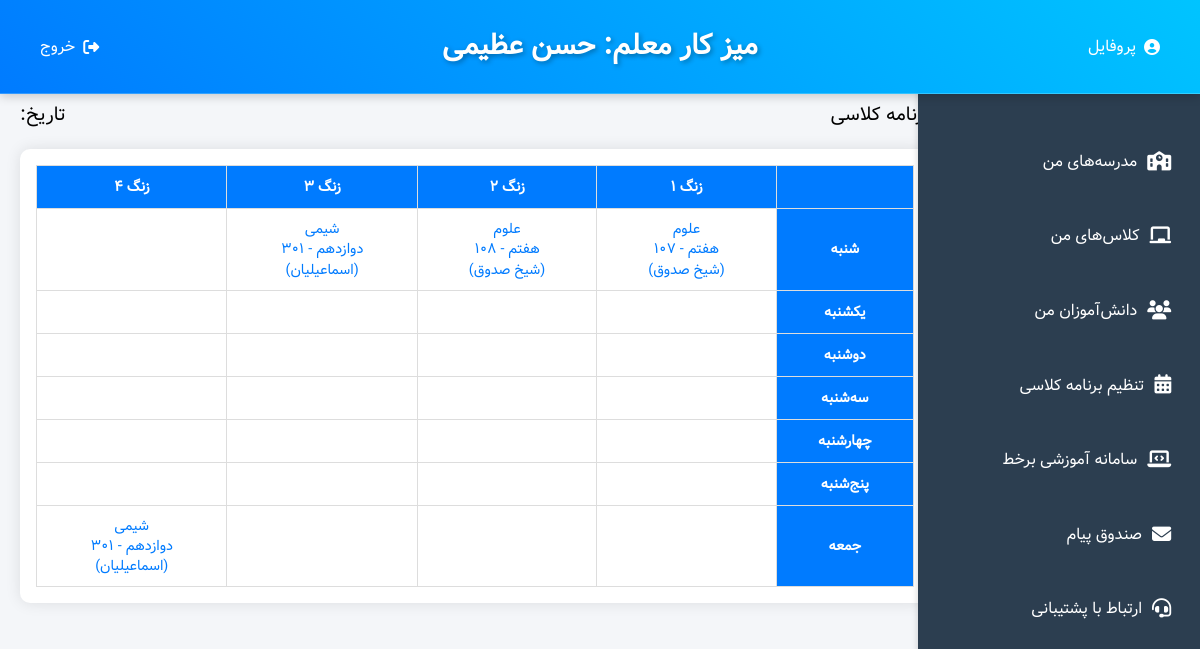
Screenshot of /teacher/dashboard/ (signed in) with the database file from the repository.
### core/models.py (models this page shows, shortened)
class Teacher(models.Model):
    user = models.OneToOneField(User, on_delete=models.CASCADE, related_name='teacher_profile')
    name = models.CharField(max_length=100)
    subject = models.CharField(max_length=100)
    schools = models.ManyToManyField(School, related_name='teachers')

class Class(models.Model):
    name = models.CharField(max_length=100)
    subject = models.CharField(max_length=100)
    grade = models.CharField(max_length=10)
    teacher = models.ForeignKey(Teacher, on_delete=models.CASCADE)
    school = models.ForeignKey(School, on_delete=models.CASCADE)
    students = models.ManyToManyField('Student')

class School(models.Model):
    academic_year = models.ForeignKey(AcademicYear, on_delete=models.CASCADE)
    name = models.CharField(max_length=100)
    level = models.CharField(max_length=50)
    address = models.TextField(blank=True, null=True)

### teacher/views.py (the view)
# urls.py: path('dashboard/', views.teacher_dashboard, name='teacher_dashboard'),
def teacher_dashboard(request):
    if not request.user.is_authenticated:
        return redirect('unified_login')
    try:
        teacher = request.user.teacher_profile
        schedules = Schedule.objects.filter(class_session__teacher=teacher)
        days = ['شنبه', 'یکشنبه', 'دوشنبه', 'سه‌شنبه', 'چهارشنبه', 'پنج‌شنبه', 'جمعه']
        periods = [1, 2, 3, 4]
        schedule_dict = {day: {period: None for period in periods} for day in days}
        for s in schedules:
            schedule_dict[s.day][s.period] = s.class_session
        today = jdatetime.date.today().strftime('%Y/%m/%d')
    except Teacher.DoesNotExist:
        return render(request, 'teacher/error.html', {'message': 'شما معلم نیستید!'})
    return render(request, 'teacher/dashboard.html', {
        'teacher_name': teacher.name,
        'schedules': schedule_dict,
        'days': days,
        'periods': periods,
        'today': today,
    })

### teacher/templatetags/teacher_tags.py (called while the page is built)
@register.filter
def persian_numbers(value):
    persian_digits = {'0': '۰', '1': '۱', '2': '۲', '3': '۳', '4': '۴', '5': '۵', '6': '۶', '7': '۷', '8': '۸', '9': '۹'}
    return ''.join(persian_digits.get(char, char) for char in str(value))

@register.filter
def get_item(dictionary, key):
    return dictionary.get(key)

### teacher/templates/teacher/dashboard.html (shortened to what this page needs)
{% load static %}
{% load teacher_tags %}
<!DOCTYPE html>
<html lang="fa">
<head>
    <link rel="stylesheet" href="{% static 'teacher/fonts/vazir.css' %}">
    <link rel="stylesheet" href="https://cdnjs.cloudflare.com/ajax/libs/font-awesome/6.5.1/css/all.min.css">
</head>
<body>
    <div class="header">
        <div class="actions-left">
            <a href="{% url 'teacher_profile' %}"><i class="fas fa-user-circle"></i> پروفایل</a>
        </div>
        <h1>میز کار معلم: {{ teacher_name }}</h1>
        <div class="actions-right">
            <a href="{% url 'logout' %}"><i class="fas fa-sign-out-alt"></i> خروج</a>
        </div>
    </div>
    <div class="container">
        <div class="sidebar">
            <ul>
                <li><a href="{% url 'my_schools' %}"><i class="fas fa-school"></i> مدرسه‌های من</a></li>
                <li><a href="{% url 'my_classes' %}"><i class="fas fa-chalkboard"></i> کلاس‌های من</a></li>
                <li><a href="{% url 'my_students' %}"><i class="fas fa-users"></i> دانش‌آموزان من</a></li>
                <li><a href="{% url 'schedule_settings' %}"><i class="fas fa-calendar-alt"></i> تنظیم برنامه کلاسی</a></li>
                <li><a href="#"><i class="fas fa-laptop-code"></i> سامانه آموزشی برخط</a></li>
                <li><a href="#"><i class="fas fa-envelope"></i> صندوق پیام</a></li>
                <li><a href="#"><i class="fas fa-headset"></i> ارتباط با پشتیبانی</a></li>
            </ul>
        </div>
        <div class="content">
            <div class="table-header">
                <span class="title">برنامه کلاسی</span>
                <span class="date">تاریخ: {{ today|persian_numbers }}</span>
            </div>
            <div class="table-container">
                <table>
                    <thead>
                        <tr>
                            <th></th>
                            {% for period in periods %}
                            <th>زنگ {{ period|persian_numbers }}</th>
                            {% endfor %}
                        </tr>
                    </thead>
                    <tbody>
                        {% for day in days %}
                        <tr>
                            <th>{{ day }}</th>
                            {% for period in periods %}
                            <td>
                                {% with class=schedules|get_item:day|get_item:period %}
                                {% if class %}
                                <a href="{% url 'class_management' class.id %}" class="class-info">
                                    {{ class.subject }}<br>
                                    {{ class.grade }} - {{ class.name|persian_numbers }}<br>
                                    ({{ class.school.name }})
                                </a>
                                {% endif %}
                                {% endwith %}
                            </td>
                            {% endfor %}
                        </tr>
                        {% endfor %}
                    </tbody>
                </table>
            </div>
        </div>
    </div>
</body>
</html>

### teacher/templates/teacher/dashboard.html (style rules this page uses)
body { direction: rtl; font-family: 'Vazir', sans-serif; margin: 0; background-color: #f4f6f9; }
.container { display: flex; min-height: 100vh; padding-top: 80px; }
.header { position: fixed; top: 0; left: 0; right: 0; background: linear-gradient(45deg, #007bff, #00c4ff); color: white; padding: 1.5em; box-shadow: 0 2px 10px rgba(0, 0, 0, 0.2); z-index: 1000; backdrop-filter: blur(5px); border-bottom: 1px solid rgba(255, 255, 255, 0.2); display: flex; justify-content: space-between; align-items: center; }
.header h1 { margin: 0; font-size: 1.8em; text-shadow: 2px 2px 5px rgba(0, 0, 0, 0.3); flex: 1; text-align: center; }
.header .actions-left, .header .actions-right { display: flex; gap: 1em; width: 150px; }
.header .actions-left { justify-content: flex-start; }
.header .actions-right { justify-content: flex-end; }
.header a { color: white; text-decoration: none; padding: 0.5em 1em; border-radius: 5px; transition: background 0.3s; display: flex; align-items: center; gap: 0.5em; }
.sidebar { width: 250px; background-color: #2c3e50; color: white; padding: 2em 1em; position: fixed; top: 80px; bottom: 0; right: 0; box-shadow: -2px 0 5px rgba(0, 0, 0, 0.1); overflow-y: auto; }
.sidebar ul { list-style: none; padding: 0; }
.sidebar li { margin: 1.5em 0; }
.sidebar a { color: white; text-decoration: none; display: flex; align-items: center; padding: 0.8em; border-radius: 5px; transition: all 0.3s ease; }
.sidebar i { margin-left: 10px; font-size: 1.2em; }
.content { flex: 1; padding: 20px; margin-right: 250px; text-align: right; }
.table-header { display: flex; justify-content: space-between; max-width: 1000px; margin: 0 auto 1em auto; font-size: 1.2em; font-family: 'Vazir', sans-serif; }
.table-header .title { order: 0; text-align: right; }
.table-header .date { order: 1; text-align: left; }
.table-container { background: white; padding: 1em; border-radius: 10px; box-shadow: 0 0 15px rgba(0, 0, 0, 0.1); max-width: 1000px; margin: 0 auto; }
table { width: 100%; border-collapse: collapse; font-size: 0.9em; }
th, td { padding: 10px; border: 1px solid #ddd; text-align: center; }
th { background-color: #007bff; color: white; }
td { background-color: #fff; transition: background 0.3s; }
td a { color: #007bff; text-decoration: none; display: block; }
.class-info { line-height: 1.4; }

### rows the page displays
Teacher: name "حسن عظیمی"
Class: subject "علوم", grade "هفتم", name|persian_numbers "۱۰۷", school.name "شیخ صدوق"
Class: subject "علوم", grade "هفتم", name|persian_numbers "۱۰۸", school.name "شیخ صدوق"
Class: subject "شیمی" "شیمی", grade "دوازدهم" "دوازدهم", name|persian_numbers "۳۰۱" "۳۰۱", school.name "اسماعیلیان" "اسماعیلیان"

### other values shown
{{ period|persian_numbers }} "۱" "۲" "۳" "۴"
{{ day }} "شنبه" "یکشنبه" "دوشنبه" "سه‌شنبه" "چهارشنبه" "پنج‌شنبه" "جمعه"
